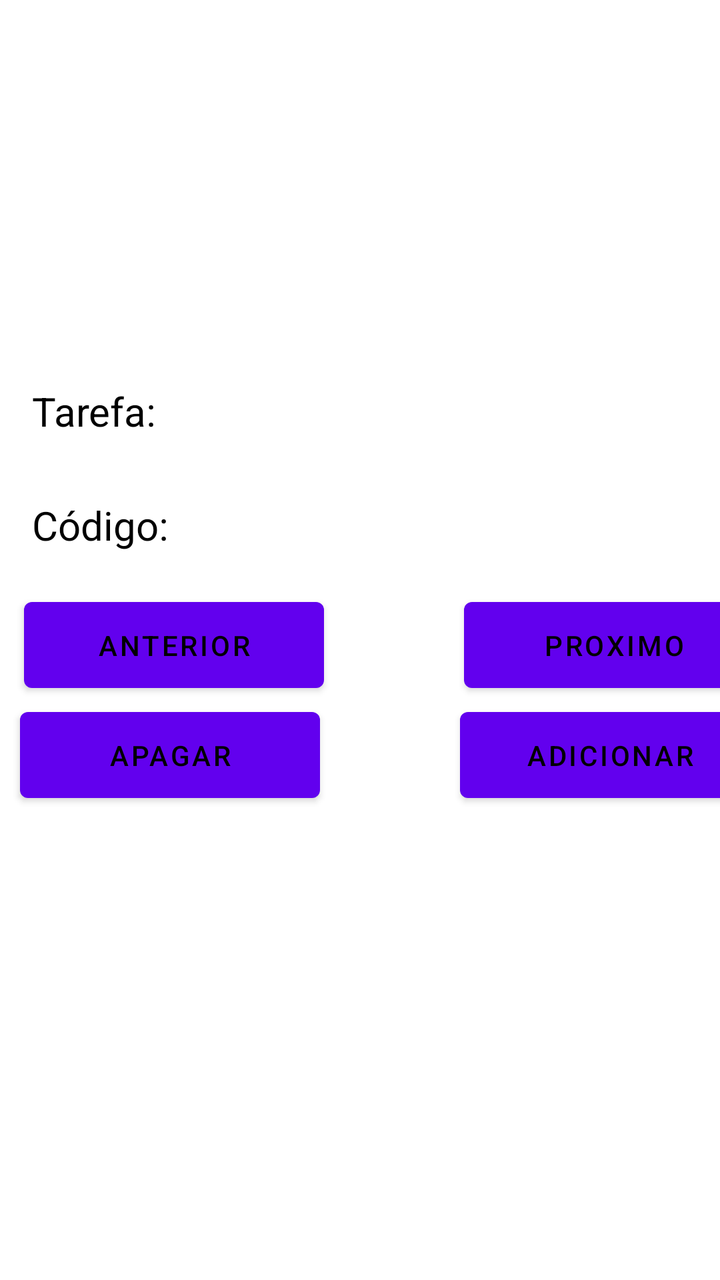
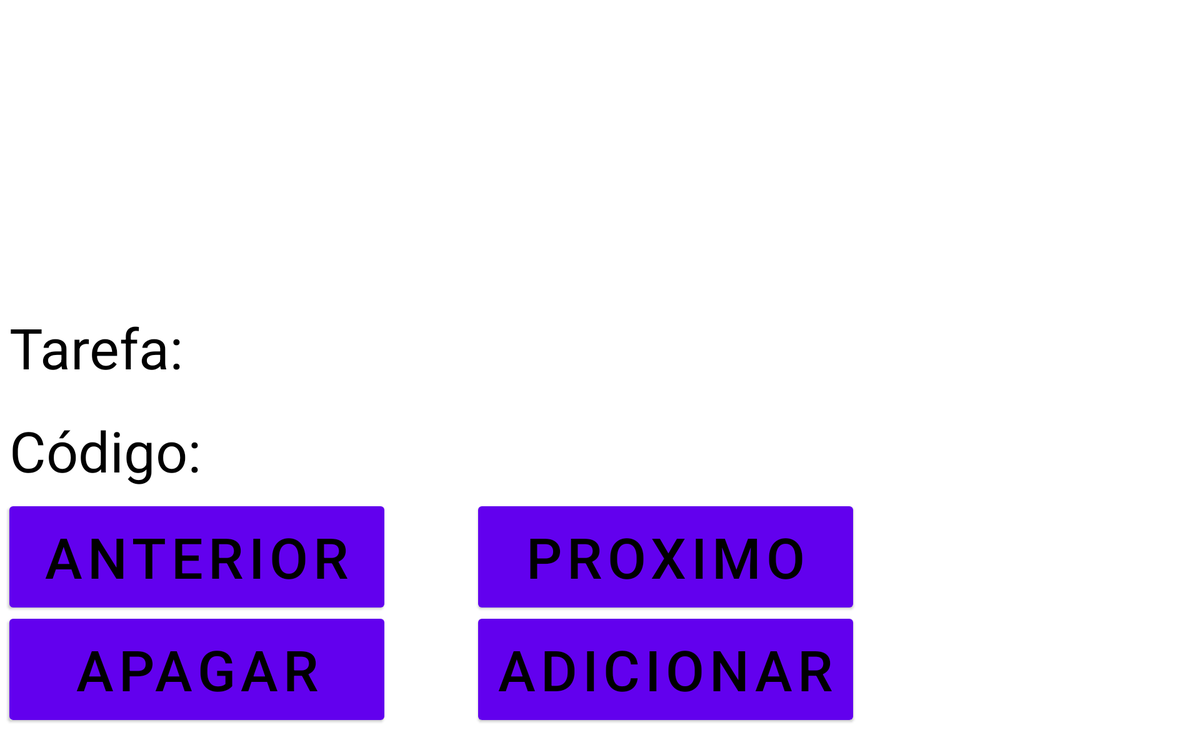

The same Android screen from two of the app's own layout files: first res/layout/ as a phone draws it, then the repository's variant for another configuration, drawn on a device whose configuration selects that folder. Both files follow.
<!-- AndroidManifest.xml: application theme Theme.AgendaDeTarefas -->
<!-- res/layout/activity_main.xml -->
<?xml version="1.0" encoding="utf-8"?>
<androidx.constraintlayout.widget.ConstraintLayout xmlns:android="http://schemas.android.com/apk/res/android"
    xmlns:app="http://schemas.android.com/apk/res-auto"
    xmlns:tools="http://schemas.android.com/tools"
    android:layout_width="match_parent"
    android:layout_height="match_parent"
    android:onClick="abrirTelaCadastro"
    style="@style/CORFUNDO"
    tools:context=".MainActivity">

    <ImageView
        android:id="@+id/imageView5"
        android:layout_width="166dp"
        android:layout_height="152dp"
        app:layout_constraintEnd_toEndOf="parent"
        app:layout_constraintHorizontal_bias="0.497"
        app:layout_constraintStart_toStartOf="parent"
        app:srcCompat="@drawable/img"
        tools:layout_editor_absoluteY="27dp" />

    <LinearLayout
        android:id="@+id/linearLayout"
        android:layout_width="0dp"
        android:layout_height="wrap_content"
        android:orientation="horizontal"
        app:layout_constraintEnd_toEndOf="parent"
        app:layout_constraintStart_toStartOf="parent"
        app:layout_constraintTop_toBottomOf="@+id/linearLayout3">

        <Button
            android:id="@+id/btnApagar"
            style="@style/CORTEXTOS"
            android:layout_width="150dp"
            android:layout_height="55dp"
            android:layout_marginLeft="10dp"
            android:onClick="abrirTelaApagar"
            android:text="Apagar" />

        <Button
            android:id="@+id/btnProxima"
            style="@style/CORTEXTOS"
            android:layout_width="150dp"
            android:layout_height="55dp"
            android:layout_marginLeft="70dp"
            android:onClick="abrirTelaCadastro"
            android:text="Adicionar" />
    </LinearLayout>

    <LinearLayout
        android:id="@+id/linearLayout2"
        android:layout_width="0dp"
        android:layout_height="40dp"
        android:layout_marginTop="30dp"
        android:orientation="horizontal"
        app:layout_constraintEnd_toEndOf="parent"
        app:layout_constraintHorizontal_bias="1.0"
        app:layout_constraintStart_toStartOf="parent"
        app:layout_constraintTop_toBottomOf="@+id/imageView5">

        <TextView
            android:id="@+id/textView"
            style="@style/CORTEXTOS"
            android:layout_width="wrap_content"
            android:layout_height="wrap_content"
            android:layout_marginStart="16dp"
            android:layout_marginLeft="16dp"
            android:layout_marginTop="10dp"
            android:text="Tarefa: "
            android:textSize="20dp"
            app:layout_constraintStart_toStartOf="parent" />

        <TextView
            android:id="@+id/textVisualizarTarefa"
            style="@style/CORTEXTOS"
            android:layout_width="match_parent"
            android:layout_height="wrap_content"
            android:layout_marginTop="10dp"
            android:textSize="20dp" />
    </LinearLayout>

    <LinearLayout
        android:id="@+id/linearLayout4"
        android:layout_width="0dp"
        android:layout_height="43dp"
        android:layout_marginTop="17dp"
        android:layout_marginEnd="4dp"
        android:layout_marginBottom="362dp"
        android:orientation="horizontal"
        app:layout_constraintBottom_toTopOf="@+id/linearLayout3"
        app:layout_constraintEnd_toEndOf="parent"
        app:layout_constraintHorizontal_bias="0.0"
        app:layout_constraintStart_toStartOf="parent"
        app:layout_constraintTop_toBottomOf="@+id/linearLayout2"
        app:layout_constraintVertical_bias="0.027">

        <TextView
            android:id="@+id/textView3"
            style="@style/CORTEXTOS"
            android:layout_width="wrap_content"
            android:layout_height="wrap_content"
            android:layout_marginLeft="16dp"
            android:layout_marginTop="10dp"
            android:text="Código:"
            android:textSize="20dp" />

        <TextView
            android:id="@+id/textVisualizarCodigo"
            style="@style/CORTEXTOS"
            android:layout_width="match_parent"
            android:layout_height="wrap_content"
            android:layout_marginTop="10dp"
            android:textSize="20dp" />
    </LinearLayout>

    <LinearLayout
        android:id="@+id/linearLayout3"
        android:layout_width="0dp"
        android:layout_height="wrap_content"
        android:layout_marginStart="2dp"
        android:layout_marginTop="13dp"
        android:orientation="horizontal"
        app:layout_constraintEnd_toEndOf="parent"
        app:layout_constraintStart_toStartOf="parent"
        app:layout_constraintTop_toBottomOf="@+id/linearLayout4">

        <Button
            android:id="@+id/button"
            style="@style/CORTEXTOS"
            android:layout_width="150dp"
            android:layout_height="55dp"
            android:layout_marginLeft="10dp"
            android:onClick="anteriorDado"
            android:text="Anterior" />

        <Button
            android:id="@+id/button2"
            style="@style/CORTEXTOS"
            android:layout_width="150dp"
            android:layout_height="55dp"
            android:layout_marginLeft="70dp"
            android:onClick="proximoDado"
            android:text="Proximo" />
    </LinearLayout>

</androidx.constraintlayout.widget.ConstraintLayout>
<!-- resources referenced by this layout -->
<resources>
  <style name="CORFUNDO">
          <item name="android:background">@color/white</item>
      </style>
  <style name="CORTEXTOS">
          <item name="android:textColor">@color/black</item>
      </style>
  <style name="Theme.AgendaDeTarefas" parent="Theme.MaterialComponents.DayNight.DarkActionBar">
          
          <item name="colorPrimary">@color/purple_500</item>
          <item name="colorPrimaryVariant">@color/purple_700</item>
          <item name="colorOnPrimary">@color/white</item>
          
          <item name="colorSecondary">@color/teal_200</item>
          <item name="colorSecondaryVariant">@color/teal_700</item>
          <item name="colorOnSecondary">@color/white</item>
          
          <item name="android:statusBarColor" tools:targetApi="21">?attr/colorPrimaryVariant</item>
          
      </style>
  <color name="white">#FFFFFFFF</color>
  <color name="black">#FF000000</color>
  <color name="purple_500">#FF6200EE</color>
  <color name="purple_700">#FF3700B3</color>
  <color name="teal_200">#FF03DAC5</color>
  <color name="teal_700">#FF018786</color>
</resources>
<!-- res/layout-xlarge/activity_main.xml (the repository's variant of the layout above) -->
<!-- drawn on a large tablet held sideways -->
<?xml version="1.0" encoding="utf-8"?>
<androidx.constraintlayout.widget.ConstraintLayout xmlns:android="http://schemas.android.com/apk/res/android"
    xmlns:app="http://schemas.android.com/apk/res-auto"
    xmlns:tools="http://schemas.android.com/tools"
    style="@style/CORFUNDO"
    android:layout_width="match_parent"
    android:layout_height="match_parent"
    android:onClick="abrirTelaCadastro"
    tools:context=".MainActivity">

    <ImageView
        android:id="@+id/imageView5"
        android:layout_width="300dp"
        android:layout_height="300dp"
        app:layout_constraintEnd_toEndOf="parent"
        app:layout_constraintHorizontal_bias="0.497"
        app:layout_constraintStart_toStartOf="parent"
        app:srcCompat="@drawable/img"
        tools:layout_editor_absoluteY="27dp" />

    <LinearLayout
        android:id="@+id/linearLayout"
        android:layout_width="match_parent"
        android:layout_height="wrap_content"
        android:orientation="horizontal"
        app:layout_constraintEnd_toEndOf="parent"
        app:layout_constraintStart_toStartOf="parent"
        app:layout_constraintTop_toBottomOf="@+id/linearLayout3">

        <Button
            android:id="@+id/btnApagar"
            style="@style/CORTEXTOS"
            android:layout_width="400dp"
            android:layout_height="120dp"
            android:layout_marginLeft="10dp"
            android:onClick="abrirTelaApagar"
            android:text="Apagar"
            android:textSize="60dp" />

        <Button
            android:id="@+id/btnProxima"
            style="@style/CORTEXTOS"
            android:layout_width="400dp"
            android:layout_height="120dp"
            android:layout_marginLeft="100dp"
            android:onClick="abrirTelaCadastro"
            android:text="Adicionar"
            android:textSize="60dp" />
    </LinearLayout>

    <LinearLayout
        android:id="@+id/linearLayout2"
        android:layout_width="match_parent"
        android:layout_height="wrap_content"
        android:layout_marginTop="20dp"
        android:layout_marginBottom="9dp"
        android:orientation="horizontal"
        app:layout_constraintBottom_toTopOf="@+id/linearLayout4"
        app:layout_constraintEnd_toEndOf="parent"
        app:layout_constraintHorizontal_bias="0.0"
        app:layout_constraintStart_toStartOf="parent"
        app:layout_constraintTop_toBottomOf="@+id/imageView5">

        <TextView
            android:id="@+id/textView"
            style="@style/CORTEXTOS"
            android:layout_width="wrap_content"
            android:layout_height="wrap_content"
            android:layout_marginStart="10dp"
            android:layout_marginLeft="16dp"
            android:layout_marginTop="10dp"
            android:text="Tarefa: "
            android:textSize="60dp"
            app:layout_constraintStart_toStartOf="parent" />

        <TextView
            android:id="@+id/textVisualizarTarefa"
            style="@style/CORTEXTOS"
            android:layout_width="match_parent"
            android:layout_height="wrap_content"
            android:layout_marginTop="10dp"
            android:textSize="60dp" />
    </LinearLayout>

    <LinearLayout
        android:id="@+id/linearLayout4"
        android:layout_width="match_parent"
        android:layout_height="wrap_content"
        android:layout_marginTop="10dp"
        android:orientation="horizontal"
        app:layout_constraintBottom_toTopOf="@+id/linearLayout3"
        app:layout_constraintEnd_toEndOf="parent"
        app:layout_constraintHorizontal_bias="1.0"
        app:layout_constraintStart_toStartOf="parent"
        app:layout_constraintTop_toBottomOf="@+id/linearLayout2">

        <TextView
            android:id="@+id/textView3"
            style="@style/CORTEXTOS"
            android:layout_width="wrap_content"
            android:layout_height="wrap_content"
            android:layout_marginStart="10dp"
            android:layout_marginLeft="16dp"
            android:layout_marginTop="10dp"
            android:text="Código:"
            android:textSize="60dp" />

        <TextView
            android:id="@+id/textVisualizarCodigo"
            style="@style/CORTEXTOS"
            android:layout_width="match_parent"
            android:layout_height="wrap_content"
            android:layout_marginTop="10dp"
            android:textSize="60dp" />
    </LinearLayout>

    <LinearLayout
        android:id="@+id/linearLayout3"
        android:layout_width="match_parent"
        android:layout_height="wrap_content"
        android:layout_marginTop="13dp"
        android:orientation="horizontal"
        app:layout_constraintEnd_toEndOf="parent"
        app:layout_constraintStart_toStartOf="parent"
        app:layout_constraintTop_toBottomOf="@+id/linearLayout4">

        <Button
            android:id="@+id/button"
            style="@style/CORTEXTOS"
            android:layout_width="400dp"
            android:layout_height="120dp"
            android:layout_marginLeft="10dp"
            android:onClick="anteriorDado"
            android:text="Anterior"
            android:textSize="60dp" />

        <Button
            android:id="@+id/button2"
            style="@style/CORTEXTOS"
            android:layout_width="400dp"
            android:layout_height="120dp"
            android:layout_marginLeft="100dp"
            android:onClick="proximoDado"
            android:text="Proximo"
            android:textSize="60dp" />
    </LinearLayout>

</androidx.constraintlayout.widget.ConstraintLayout>
